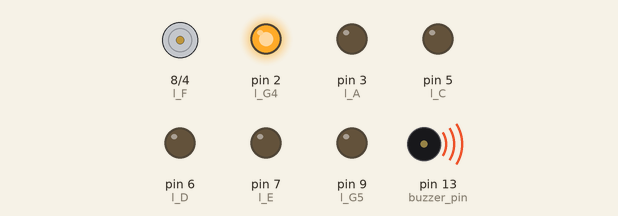
Simulated run of this sketch. Board: Arduino Uno, built with avr-gcc and run on an emulated ATmega328P. Shown: motor-driver pin pairs drawn as motors (green arrow = first pin HIGH = forward, orange = second pin HIGH = backward, longer = more drive), output pins drawn as LEDs (lit = HIGH), buzzer (waves = sounding).

Above: at 0.18 s.
At 2.4 s:
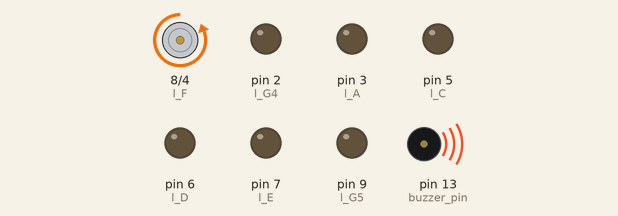
At 3.7 s:
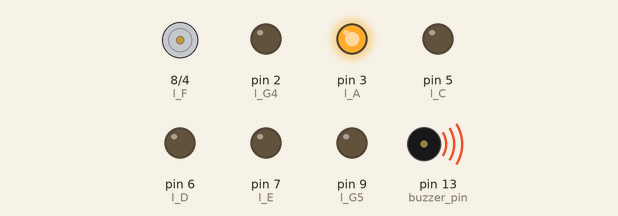
At 6.7 s:
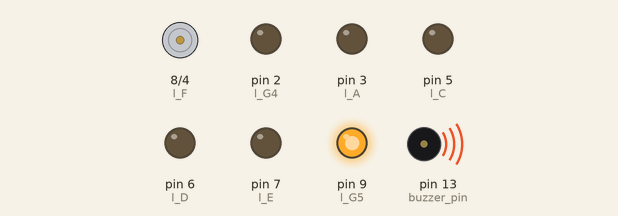
At 9.7 s:
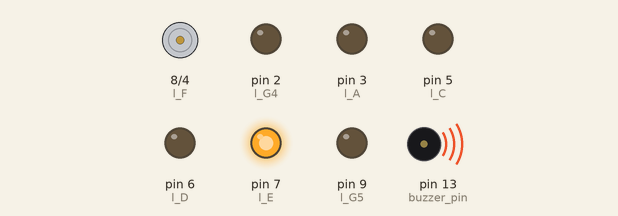
At 11.4 s:
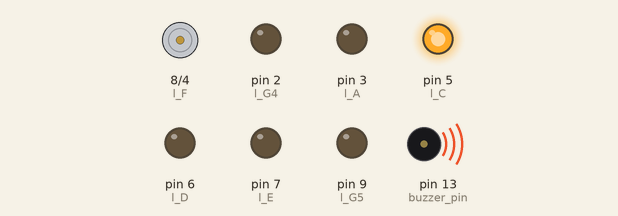
Timing chart, 0 to 13.8 s (numbered marks = the images above):
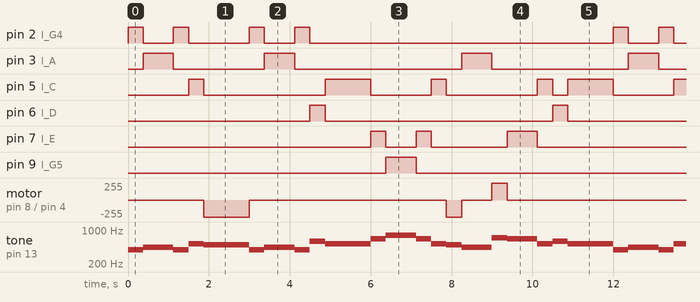

The sketch:

parabens_pra_voce.ino
```cpp
#define buzzer_pin 13
int tempo = 1500;

#define l_G4  2
#define l_A   3
#define l_B   4
#define l_C   5
#define l_D   6
#define l_E   7
#define l_F   8
#define l_G5  9

int G4 =  392;
int A  =  440;
int B  =  493;
int C  =  523;
int D  =  587;
int E  =  659;
int F  =  698;
int G5 =  784;

void G4_func (float note_time);
void A_func  (float note_time);
void B_func  (float note_time);
void C_func  (float note_time);
void D_func  (float note_time);
void E_func  (float note_time);
void F_func  (float note_time);
void G5_func (float note_time);

void setup() {
  for(int i=2; i<=9; i++){
    pinMode(i,OUTPUT);
    digitalWrite(i,LOW);
  }

}

void loop() {
  /*
         Colcheia -> 0.5 tempo -> 1/8 -> 0.125
         Semínima ->   1 tempo -> 1/4 ->  0.25
           Mínima ->  2 tempos -> 2/4 ->   0.5
  Mínima pontuada ->  3 tempos -> 3/4 ->  0.75
  */

  G4_func(0.125);
  G4_func(0.125);
  A_func(0.5);
  G4_func(0.25);
  C_func(0.25);
  B_func(0.75);

  G4_func(0.125);
  G4_func(0.125);
  A_func(0.5);
  G4_func(0.25);
  D_func(0.25);
  C_func(0.75);

  E_func(0.125);
  E_func(0.125);
  G5_func(0.5);
  E_func(0.25);
  C_func(0.25);
  B_func(0.25);

  A_func(0.5);
  F_func(0.125);
  F_func(0.125);
  E_func(0.5);
  C_func(0.25);
  D_func(0.25);
  C_func(0.75);
}

void G4_func(float note_time){
  tone(buzzer_pin,G4);
  digitalWrite(l_G4,HIGH);
  delay(tempo*note_time);
  noTone(buzzer_pin);
  digitalWrite(l_G4,LOW);
}

void A_func(float note_time){
  tone(buzzer_pin,A);
  digitalWrite(l_A,HIGH);
  delay(tempo*note_time);
  noTone(buzzer_pin);
  digitalWrite(l_A,LOW);
}

void B_func(float note_time){
  tone(buzzer_pin,B);
  digitalWrite(l_B,HIGH);
  delay(tempo*note_time);
  noTone(buzzer_pin);
  digitalWrite(l_B,LOW);
}

void C_func(float note_time){
  tone(buzzer_pin,C);
  digitalWrite(l_C,HIGH);
  delay(tempo*note_time);
  noTone(buzzer_pin);
  digitalWrite(l_C,LOW);
}

void D_func(float note_time){
  tone(buzzer_pin,D);
  digitalWrite(l_D,HIGH);
  delay(tempo*note_time);
  noTone(buzzer_pin);
  digitalWrite(l_D,LOW);
}

void E_func(float note_time){
  tone(buzzer_pin,E);
  digitalWrite(l_E,HIGH);
  delay(tempo*note_time);
  noTone(buzzer_pin);
  digitalWrite(l_E,LOW);
}

void F_func(float note_time){
  tone(buzzer_pin,F);
  digitalWrite(l_F,HIGH);
  delay(tempo*note_time);
  noTone(buzzer_pin);
  digitalWrite(l_F,LOW);
}

void G5_func(float note_time){
  tone(buzzer_pin,G5);
  digitalWrite(l_G5,HIGH);
  delay(tempo*note_time);
  noTone(buzzer_pin);
  digitalWrite(l_G5,LOW);
}
```

Measured:
- by itself, pin 2 (l_G4): repeats every 12.0 s: LOW 0.75 s, HIGH 0.38 s, LOW 1.5 s, HIGH 0.37 s, LOW 0.75 s, HIGH 0.38 s, LOW 7.5 s, HIGH 0.37 s
- by itself, pin 3 (l_A): repeats every 12.0 s: LOW 2.2 s, HIGH 0.75 s, LOW 4.1 s, HIGH 0.75 s, LOW 3.4 s, HIGH 0.75 s
- by itself, pin 6 (l_D): alternates HIGH for 0.38 s and LOW for 5.6 s
- by itself, pin 7 (l_E): repeats every 12.0 s: LOW 0.75 s, HIGH 0.38 s, LOW 1.9 s, HIGH 0.75 s, LOW 7.9 s, HIGH 0.37 s
- by itself, pin 9 (l_G5): alternates HIGH for 0.75 s and LOW for 11.2 s
- by itself, pin 5 (l_C): repeats every 12.0 s: LOW 3.0 s, HIGH 1.1 s, LOW 1.5 s, HIGH 0.38 s, LOW 2.2 s, HIGH 0.38 s, LOW 0.38 s, HIGH 1.1 s, LOW 1.5 s, HIGH 0.38 s
- by itself, motor on pin 8 (l_F) / pin 4 (l_B): repeats every 12.0 s: stopped 4.9 s, backward 255/255 0.38 s, stopped 0.75 s, forward 255/255 0.37 s, stopped 4.5 s, backward 255/255 1.1 s
